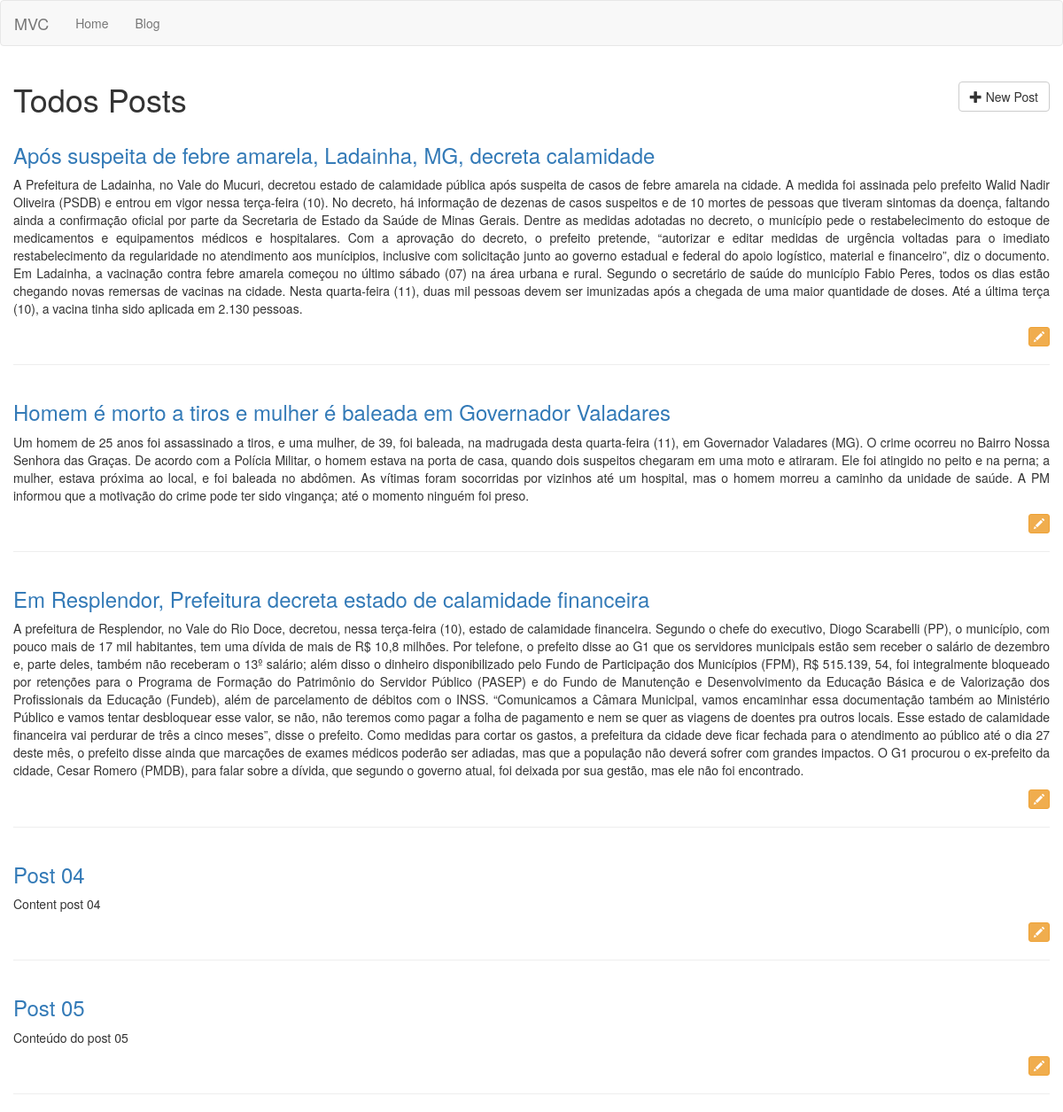
Page /posts on the earlier database version.
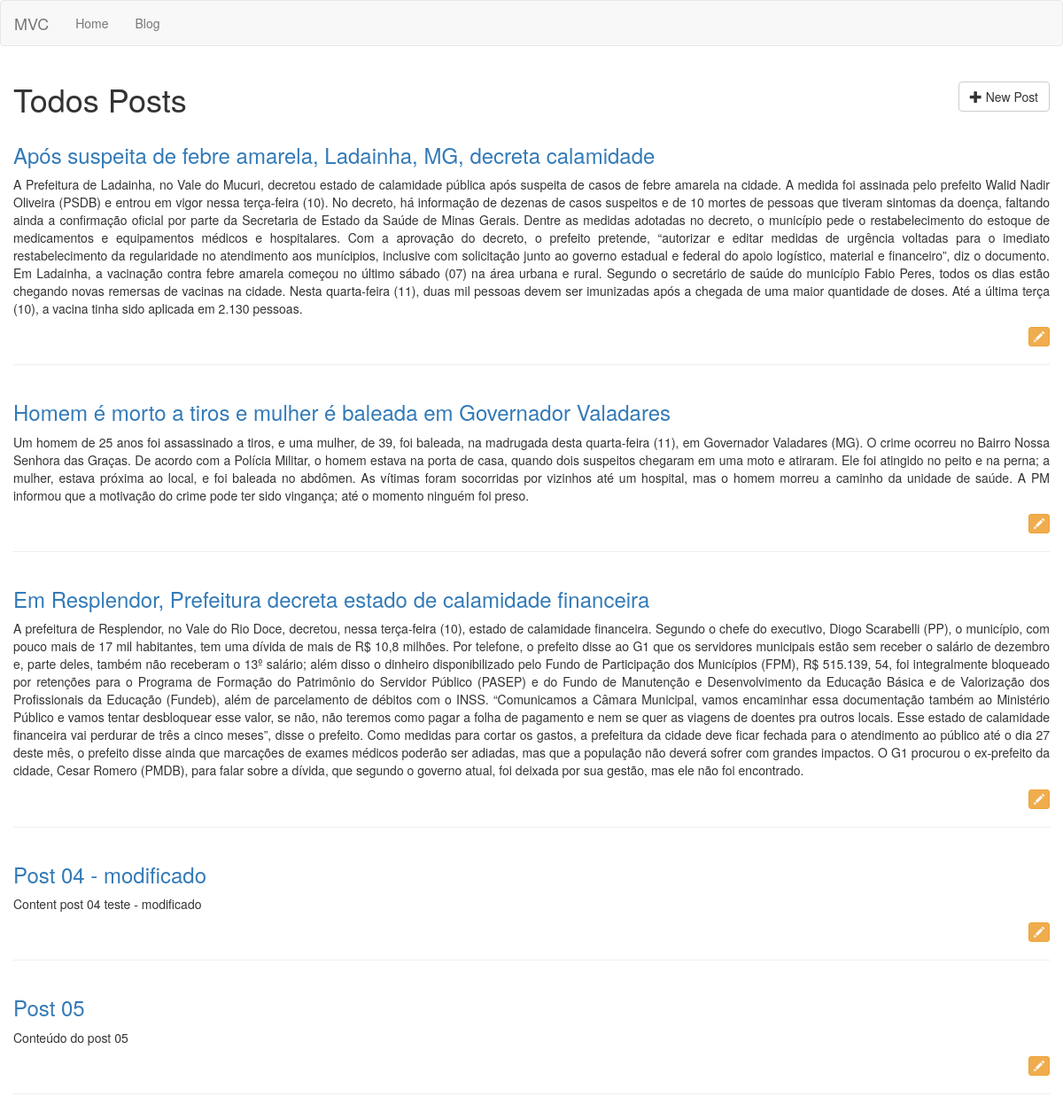
Same page on the later database version.
### tables this page shows
CREATE TABLE posts (id INTEGER CONSTRAINT posts_index PRIMARY KEY ASC AUTOINCREMENT, title VARCHAR (255) NOT NULL, content TEXT NOT NULL);

### app/Controllers/PostsController.php (called while the page is built, shortened)
<?php
class PostsController extends BaseController
{
   private $post;
   public function __construct()
   {
      $this->post = Container::getModel("Post");
   }
   public function index()
   {
      $this->view->posts = $this->post->All();
      $this->renderView('posts/index', 'layout');
   }
}

### core/bootstrap.php (called while the page is built)
<?php
$routes = require_once __DIR__ . "/../app/routes.php";
$route = new \Core\Route($routes);

### public/index.php (called while the page is built, shortened)
<?php
require_once __DIR__ . "/../core/bootstrap.php";

### core/BaseModel.php (called while the page is built, shortened)
<?php
abstract class BaseModel
{
   private $pdo;
   protected $table;
   public function __construct(PDO $pdo)
   {
      $this->pdo = $pdo;
   }
   public function All()
   {
      $query = "SELECT * FROM {$this->table}";
      $stmt = $this->pdo->prepare($query);
      $stmt->execute();
      $result = $stmt->fetchAll();
      return $result;
   }
}

### core/Database.php (called while the page is built, shortened)
<?php
class Database
{
	public static function getDatabase()
   {
	   $conf = require_once __DIR__ . "/../app/database.php";
		if($conf['driver']=='sqlite'){
			$sqlite = __DIR__  . "/../storage/database/" . $conf['sqlite']['host'];
			$sqlite = "sqlite:".$sqlite;
			try{
				 $pdo = new PDO($sqlite);
				 $pdo->setAttribute(PDO::ATTR_ERRMODE,PDO::ERRMODE_EXCEPTION);
				 $pdo->setAttribute(PDO::ATTR_DEFAULT_FETCH_MODE,PDO::FETCH_OBJ);
				 return $pdo;
			}
			catch (PDOException $e){
				echo $e->getMessage();
			}
		} else if ($conf['driver']=='mysql'){
		     $host = $config['mysql']['host'];
			  $db_name = $config['mysql']['db_name'];
			  $username = $config['mysql']['db_username'];
			  $password = $config['mysql']['db_password'];
			  $charset = $conf['mysql']['charset'];
			  $collation = $conf['mysql']['collation'];
			try{
				$pdo = new PDO("mysql:host=$host;dbname=$db_name;charset=$charset", $username, $password);
				print_r ($pdo);
				$pdo->setAttribute(PDO::ATTR_ERRMODE,PDO::ERRMODE_EXCEPTION);
				$pdo->setAttribute(PDO::MYSQL_ATTR_INIT_COMMAND, "SET NAMES '$charset' COLLATE '$collation'");
				$pdo->setAttribute(PDO::ATTR_DEFAULT_FETCH_MODE,PDO::FETCH_OBJ);
				return $pdo;
			}
			catch (PDOException $e){
				echo $e->getMessage();
			}
		}
   }
}

### core/Container.php (called while the page is built, shortened)
<?php
class Container
{
   public static function getModel($model)
   {
      return new $model(Database::getDatabase());
   }
}

### app/Views/posts/index.phtml (the view)
<div class="container">
   <div class="row">
      <h1 class="h1">
         <?php echo  $this->getPageTitle(); ?>
         <a href="/posts/create" class="btn btn-default pull-right">
            <i class="glyphicon glyphicon-plus"></i>
            New Post</a>
      </h1>
   </div>
   <?php foreach ($this->view->posts as $post): ?>
   <div class="row">
      <h3 class="h3">
         <a href="<?php echo "/posts/" . $post->id . "/show"; ?>">
         <?php echo $post->title; ?>
         </a>
      </h3>
      <p class="text-justify"><?php echo $post->content; ?></p>
       <p class="text-right">
           <a href="/posts/<?php echo $post->id; ?>/edit" class="btn btn-warning btn-xs">
               <i class="glyphicon glyphicon-pencil"></i>
           </a>
       </p>
      <hr>
   </div>
   <?php endforeach; ?>
</div>

### core/Route.php (shortened to what this page needs)
<?php
class Route
{
   private $routes;
   public function __construct(array $routes)
   {
      $this->run();
   }
   private function setRoutes($routes)
   {
      foreach($routes as $route){
         $explode = explode('@', $route[1]);
         $r = [$route[0], $explode[0], $explode[1] ];
         $newRoutes[] = $r;
      }
      $this->routes = $newRoutes;
   }
   private function getRequest()
   {
      $obj = new \stdClass;
      return $obj;
   }
   private function getUrl()
   {
      return parse_url($_SERVER['REQUEST_URI'],PHP_URL_PATH);
   }
   private function run()
   {
      $url = $this->getUrl();
      foreach($this->routes as $route){
         $routeArray = explode('/', $route[0]);
         $params=[];
         for($i=0; $i < count($routeArray); $i++){
            $route[0] = implode($routeArray, '/');
         }
         if($url == $route[0]){
            $route_found = 1;
            $controller = $route[1];
            $action = $route[2];
            break;
         }
      }
      if($route_found){
         $controller = Container::newController($controller);
         switch(count($params)){
            default:
               $controller->$action($this->getRequest());
               break;
         }
      } else {
         Container::pageNotFound();
      }
   }
}

### core/BaseController.php (shortened to what this page needs)
<?php
class BaseController
{
   private $viewPath;
   private $layoutPath;
   private $title = null;
   public function __construct()
   {
      $this->view = new \stdClass;
   }
   protected function renderView($viewPath, $layoutPath = null)
   {
      $this->viewPath = $viewPath;
      $this->layoutPath = $layoutPath;
      if($layoutPath){
         $this->setLayout();
      } else {
         $this->content();
      }
   }
   protected function content()
   {
      $path = __DIR__ . "/../app/Views/{$this->viewPath}.phtml";
      if(file_exists( __DIR__ . "/../app/Views/{$this->viewPath}.phtml")){
         require_once __DIR__ . "/../app/Views/{$this->viewPath}.phtml";
      } else {
         echo "Error: View path not found! <br/>$path";
      }
   }
   protected function setLayout()
   {
      $path = __DIR__ . "/../app/Views/{$this->layoutPath}.phtml";
      if(file_exists( __DIR__ . "/../app/Views/{$this->layoutPath}.phtml")){
         require_once __DIR__ . "/../app/Views/{$this->layoutPath}.phtml";
      } else {
         echo "Error: Layout path not found!<br/>$path";
      }
   }
   protected function setPageTitle($title)
   {
      $this->title = $title;
   }
   protected function getPageTitle($separator=null)
   {
      if($separator){
         echo $this->title . " " . $separator . " ";
      } else {
          echo $this->title;
      }
   }
}

### app/Views/layout.phtml (shortened to what this page needs)
<!DOCTYPE html>
<html lang="pt-br">
  <head>
    <link href="/assets/css/bootstrap.min.css" rel="stylesheet">
    <link href="/assets/css/font-awesome.min.css" rel="stylesheet">
  </head>
  <body>
  <?php require_once __DIR__ . "/menu.phtml"; ?>
  <div class="container-fluid">
     <div class="row">
        <?php $this->content(); ?>
     </div>
  </div>
  </body>
</html>

### app/Views/menu.phtml (shortened to what this page needs)
<nav class="navbar navbar-default">
  <div class="container-fluid">
    <div class="navbar-header">
      <a class="navbar-brand" href="/">MVC</a>
    </div>
    <div class="collapse navbar-collapse" id="bs-example-navbar-collapse-1">
      <ul class="nav navbar-nav">
        <li><a href="/">Home <span class="sr-only">(current)</span></a></li>
        <li><a href="/posts">Blog</a></li>
      </ul>
    </div>
  </div>
</nav>

Differences in the rows shown:
changed posts: title "Post 04" → "Post 04 - modificado"; content "Content post 04" → "Content post 04 teste - modificado"
